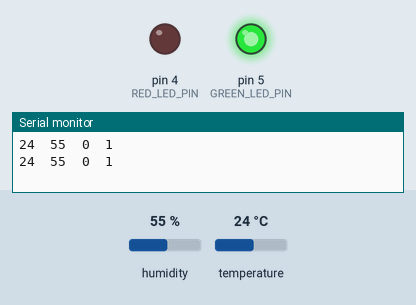
This sketch was run on a simulated Arduino Uno, built with avr-gcc and run on an emulated ATmega328P. On the bench: output pins drawn as LEDs (lit = HIGH), the last lines printed to the serial monitor. The inputs (shaded band) are chosen by the test bench; at power-on: temperature 24 °C, humidity 55 %.

Above: at 2.3 s.
2.4 s: temperature set to 29 °C
4.7 s: temperature set to 32 °C
At 7.6 s:
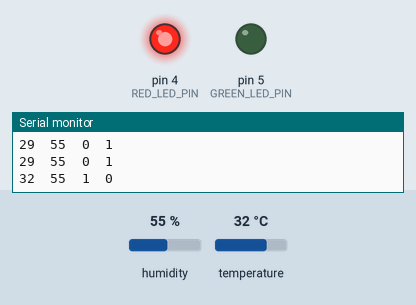
8.1 s: temperature set to 12 °C
At 10.4 s:
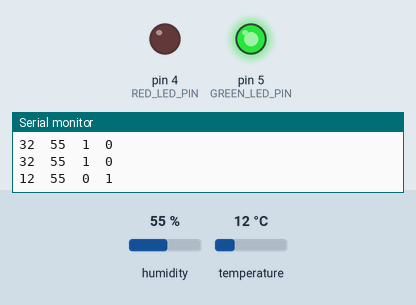
11.1 s: temperature set to 33 °C
At 13.2 s:
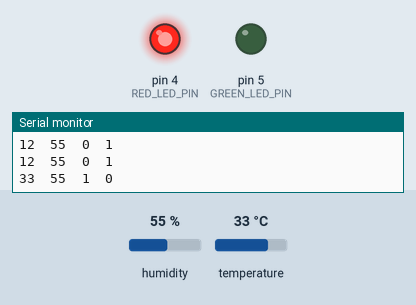
Timing chart, 0 to 14.7 s (numbered marks = the images above; inputs shaded):
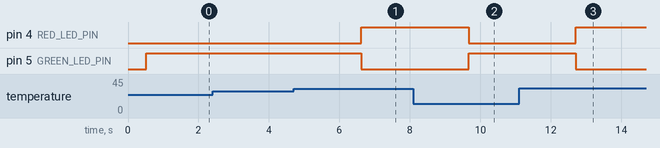

The sketch:

ReadTempAndHumidity.ino
```cpp
#include <DHT11.h>
#define RED_LED_PIN 4
#define GREEN_LED_PIN 5
#define DHTPIN 7     // Pin del sensore
DHT11 dht(DHTPIN);

void setup() {
  pinMode(RED_LED_PIN, OUTPUT);
  pinMode(GREEN_LED_PIN,OUTPUT);
  Serial.begin(9600);
}

void loop() {
  int h = 0;
  int t = 0;
  dht.readTemperatureHumidity(t,h);
  Serial.print(t);
  Serial.print("\t");
  Serial.print(h);
  Serial.print("\t");
  if (t > 30) {
    digitalWrite(RED_LED_PIN, HIGH);
    digitalWrite(GREEN_LED_PIN, LOW);
    Serial.print(HIGH);
    Serial.print("\t");
    Serial.println(LOW);
  } else if (t < 10) {
    digitalWrite(RED_LED_PIN, LOW);
    digitalWrite(GREEN_LED_PIN, LOW);
    Serial.print(LOW);
    Serial.print("\t");
    Serial.println(LOW);
  } else {
    digitalWrite(RED_LED_PIN, LOW);
    digitalWrite(GREEN_LED_PIN, HIGH);
    Serial.print(LOW);
    Serial.print("\t");
    Serial.println(HIGH);
  }
  delay(1000);  // scrive ogni 1 secondi
}
```

Measured:
- the behaviour switches between 30 and 31 °C on temperature (found by bisection; images 0 and 1)
- after the input at 4.7 s, pin 4 (RED_LED_PIN): LOW → HIGH after 1.9 s; pin 5 (GREEN_LED_PIN): HIGH → LOW after 1.9 s
- after the input at 8.1 s, pin 4 (RED_LED_PIN): HIGH → LOW after 1.6 s; pin 5 (GREEN_LED_PIN): LOW → HIGH after 1.6 s
- after the input at 11.1 s, pin 4 (RED_LED_PIN): LOW → HIGH after 1.6 s; pin 5 (GREEN_LED_PIN): HIGH → LOW after 1.6 s
